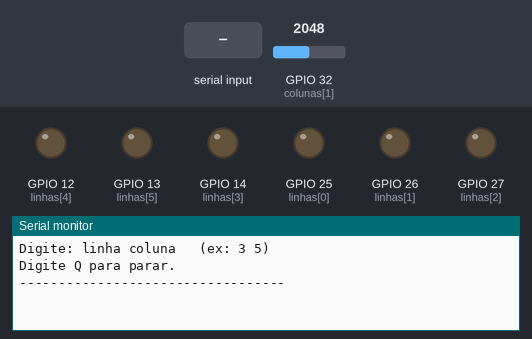
The sketch below on a simulated ESP32. On the bench: output pins drawn as LEDs (lit = HIGH), the last lines printed to the serial monitor. The test bench sets the inputs (shaded band); at power-on: GPIO 32 (colunas[1]) = 2048.

Above: at 1.2 s.
1.3 s: "Q 1\n" received over Serial
At 1.41 s:
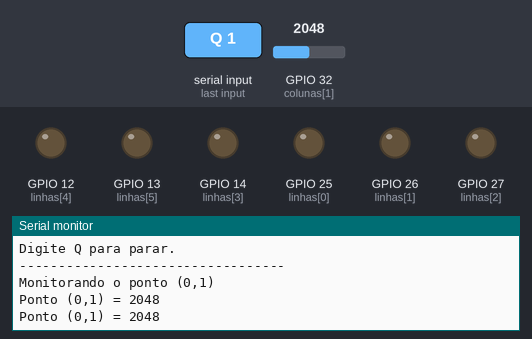
4.3 s: "Q\n" received over Serial
At 5.5 s:
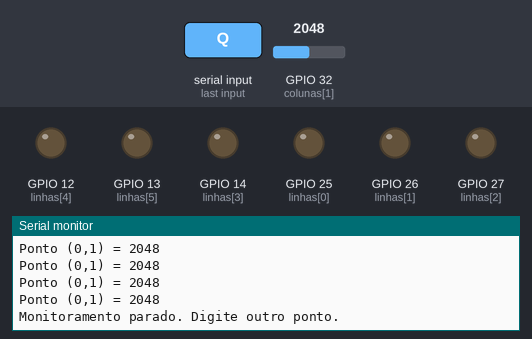

The sketch:

Test_Point6x6.ino
```cpp
int linhas[6]  = {25,26,27,14,12,13};
int colunas[6] = {33,32,35,34,39,36};

int linhaSelecionada = -1;
int colunaSelecionada = -1;
bool monitorando = false;

void setup() {
  Serial.begin(115200);

  for (int i = 0; i < 6; i++) {
    pinMode(linhas[i], OUTPUT);
    digitalWrite(linhas[i], LOW);
  }

  Serial.println();
  Serial.println("Digite: linha coluna   (ex: 3 5)");
  Serial.println("Digite Q para parar.");
  Serial.println("----------------------------------");
}

int lerPonto(int l, int c) {

  for (int i = 0; i < 6; i++)
    digitalWrite(linhas[i], LOW);

  digitalWrite(linhas[l], HIGH);
  delayMicroseconds(150);

  int valor = analogRead(colunas[c]);

  digitalWrite(linhas[l], LOW);

  return valor;
}

void loop() {

  // --- CHECA SE CHEGOU COMANDO ---
  if (Serial.available() > 0) {

    String entrada = Serial.readStringUntil('\n');
    entrada.trim();

    // ------ COMANDO Q ------
    if (entrada.equalsIgnoreCase("Q")) {
      monitorando = false;
      linhaSelecionada = -1;
      colunaSelecionada = -1;
      Serial.println("Monitoramento parado. Digite outro ponto.");
      return;
    }

    // ------ COMANDO LINHA COLUNA ------
    int espaco = entrada.indexOf(' ');
    if (espaco != -1) {
      int l = entrada.substring(0, espaco).toInt();
      int c = entrada.substring(espaco + 1).toInt();

      if (l >= 0 && l < 6 && c >= 0 && c < 6) {

        linhaSelecionada = l;
        colunaSelecionada = c;
        monitorando = true;

        Serial.print("Monitorando o ponto (");
        Serial.print(l);
        Serial.print(",");
        Serial.print(c);
        Serial.println(")");
      } else {
        Serial.println("Entrada inválida. Use: linha coluna   (0 a 5)");
      }
    } else {
      Serial.println("Formato inválido. Exemplo: 3 5");
    }
  }

  // --- PRINTA O PONTO EM LOOP ---
  if (monitorando) {
    int leitura = lerPonto(linhaSelecionada, colunaSelecionada);

    Serial.print("Ponto (");
    Serial.print(linhaSelecionada);
    Serial.print(",");
    Serial.print(colunaSelecionada);
    Serial.print(") = ");
    Serial.println(leitura);

    delay(100);
  }
}
```

Measured:
- after the input at 1.3 s, the serial monitor: prints a new line at once (image 1)
- after the input at 4.3 s, the serial monitor: prints a new line at once (image 2)
